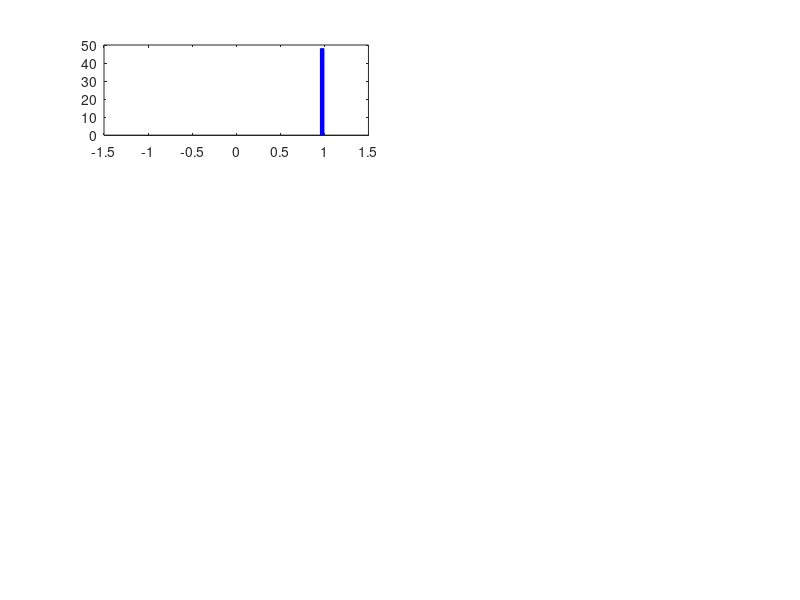

MATLAB code to generate this figure: (Note: this script raises an error after producing the figure.)
% Script: Figure_S8
% 
% This script plots Supplementary Figure S8, which shows the distribution 
% of correlations between queen lifespan and fecundity for different measures of queen 
% fecundity (rows) and optimal vs. variable x values used by queens (columns), with
% seasonality, which means that production of sexual eggs does not start 
% above sexual threshold y (there is no such threshold in the model version 
% with seasonality), but rather after a given time point called 't_sexual'.
% In each subplot, the x axis shows the Spearman correlation coefficient
% and the y axis shows the number of hypothetical species that show a given 
% correlation.

clear;
addpath('../functions'); % Add the "functions" folder to the search path
addpath('../mat-files'); % Add the "mat-files" folder to the search path
load categories_with_seasonality.mat

% Plotting
fig = figure(1); clf;
figureWidth = 1200;
figureHeight = 800;
set(fig, 'Position', [400, 100, figureWidth, figureHeight]);

x = -1.025:0.05:1.025; % Spearman correlation coefficient
xneg = x(x < 0);
xpos = x(x > 0);

yLimits = [0, 52];

% What values of x do queens use?
% Column 1: optimal x*
% Column 2: variable x
for column=1:2 
    % First row: total eggs over lifetime
    s1 = subplot(4, 2, 0 + column);
    nTE = hist(TEcorr(:, column), x);
    nTEneg = nTE(x < 0);
    nTEpos = nTE(x > 0);
    bar(xneg,nTEneg,'FaceColor', 'r','EdgeColor', 'r');
    hold on; 
    bar(xpos,nTEpos,'FaceColor', 'b','EdgeColor', 'b');
    xline(0, ':');
    hold off
    ylim(yLimits);
    if column == 1
        ylabel({'Total eggs'; 'over lifetime'}, 'FontSize', 11);
    end
    if column == 2
        set(gca, 'YAxisLocation', 'right', 'YTickMode', 'auto');
        set(gca, 'YTick', 0:25:50);
        set(gca, 'FontSize', 11);
    else
        set(gca, 'YTick', []);
    end
    switch column
        case 1, t = title('Optimal{\it x}*', 'FontSize', 11);
        case 2, t = title('Variable{\it x}', 'FontSize', 11);
    end
    set(t, 'FontWeight', 'normal');
    s1.XTickLabel={};

    % Second row: sexual eggs over lifetime
    s2 = subplot(4, 2, 2 + column);
    nTS = hist(TScorr(:, column), x);
    nTSneg = nTS(x < 0);
    nTSpos = nTS(x > 0);
    bar(xneg,nTSneg,'FaceColor', 'r','EdgeColor', 'r');
    hold on;
    bar(xpos,nTSpos,'FaceColor', 'b','EdgeColor', 'b'); 
    xline(0, ':');
    hold off
    ylim(yLimits);
    if column == 1
        ylabel({'Sexual eggs'; 'over lifetime'}, 'FontSize', 11);
    end
    if column == 2
        set(gca, 'YAxisLocation', 'right', 'YTickMode', 'auto');
        set(gca, 'YTick', 0:25:50);
        set(gca, 'FontSize', 11);
    else
        set(gca, 'YTick', []);
    end
    s2.XTickLabel={};

    % Third row: total eggs as a rate
    s3 = subplot(4, 2, 4 + column);
    nRE = hist(REcorr(:, column), x);
    nREneg = nRE(x < 0);
    nREpos = nRE(x > 0);
    bar(xneg, nREneg, 'FaceColor', 'r','EdgeColor', 'r');
    hold on;
    bar(xpos, nREpos, 'FaceColor', 'b','EdgeColor', 'b');
    xline(0, ':');
    hold off
    ylim(yLimits);
    if column == 1
        ylabel({'Total eggs'; 'as a rate'}, 'FontSize', 11);
    end
    if column == 2
        set(gca, 'YAxisLocation', 'right', 'YTickMode', 'auto');
        set(gca, 'YTick', 0:25:50);
        set(gca, 'FontSize', 11);
    else
        set(gca, 'YTick', []);
    end
    s3.XTickLabel={};
    
    % Fourth row: sexual eggs as a rate 
    s4 = subplot(4, 2, 6 + column);
    nRS = hist(RScorr(:, column), x);
    nRSneg = nRS(x < 0);
    nRSpos = nRS(x > 0);
    bar(xneg, nRSneg, 'FaceColor', 'r','EdgeColor', 'r');
    hold on;
    bar(xpos, nRSpos, 'FaceColor', 'b','EdgeColor', 'b');
    xline(0, ':');
    hold off
    ylim(yLimits);
    if column == 1
        ylabel({'Sexual eggs'; 'as a rate'}, 'FontSize', 11);
    end
    if column == 2
        set(gca, 'YAxisLocation', 'right', 'YTickMode', 'auto');
        set(gca, 'YTick', 0:25:50);
        set(gca, 'FontSize', 11);
    else
        set(gca, 'YTick', []);
    end
    set(gca, 'XTick', -1:1:1);
    set(gca, 'FontSize', 11);
end

% Add a letter to each subplot
letters = 'a':'h';

for column = 1:2
    for row = 1:4
        subplot_idx = (row - 1) * 2 + column;
        subplot(4, 2, subplot_idx);
        
        % Add the letter to the upper left corner of the subplot
        text(0.05, 0.95, ['(', letters(subplot_idx), ')'], ...
            'Units', 'normalized', ... % Use normalized units for positioning
            'HorizontalAlignment', 'left', ... % Align text to the left
            'VerticalAlignment', 'top', ... % Align text to the top
            'FontSize', 11, ...
            'FontWeight', 'bold');
    end
end

% Add common x-axis label
han = axes(fig, 'visible', 'off'); 
han.XLabel.Visible='on';
xlabel(han,'Correlation between queen lifespan and fecundity', 'FontSize', 14);
set(han, 'Position', [0.018, 0.09, 1, 1]);

% Add common y-axis label on the left
han_left = axes(fig, 'visible', 'off');
han_left.YLabel.Visible = 'on';
ylabel(han_left,'What measure of queen fecundity do researchers use?', 'FontSize', 14);
set(han_left, 'Position', [0.11, 0, 1, 1]);

% Add common y-axis label on the right
han_right = axes(fig, 'visible', 'off');
han_right.YLabel.Visible = 'on';
ylabel(han_right,'How many of the 50 hypothetical species show a given correlation?', 'FontSize', 14, 'Rotation', -90);
set(han_right, 'Position', [0.985, 0, 1, 1]);

% Add a common title for the entire figure
sgtitle('       What values of \it{x} \rm{do queens use?}', 'FontSize', 14);
